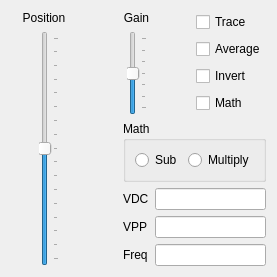
                <widget class="QWidget" name="ch1Tab">
                 <attribute name="title">
                  <string>CH1</string>
                 </attribute>
                 <layout class="QVBoxLayout" name="verticalLayout_94">
                  <item>
                   <layout class="QHBoxLayout" name="horizontalLayout_20">
                    <item>
                     <layout class="QVBoxLayout" name="verticalLayout_8">
                      <item>
                       <widget class="QLabel" name="label_9">
                        <property name="text">
                         <string>Position</string>
                        </property>
                        <property name="scaledContents">
                         <bool>true</bool>
                        </property>
                        <property name="alignment">
                         <set>Qt::AlignmentFlag::AlignCenter</set>
                        </property>
                        <property name="wordWrap">
                         <bool>true</bool>
                        </property>
                       </widget>
                      </item>
                      <item>
                       <layout class="QHBoxLayout" name="horizontalLayout_9">
                        <item>
                         <spacer name="horizontalSpacer_17">
                          <property name="orientation">
                           <enum>Qt::Orientation::Horizontal</enum>
                          </property>
                          <property name="sizeHint" stdset="0">
                           <size>
                            <width>28</width>
                            <height>20</height>
                           </size>
                          </property>
                         </spacer>
                        </item>
                        <item>
                         <widget class="QSlider" name="ch1PositionSlider">
                          <property name="minimum">
                           <number>-128</number>
                          </property>
                          <property name="maximum">
                           <number>127</number>
                          </property>
                          <property name="singleStep">
                           <number>16</number>
                          </property>
                          <property name="pageStep">
                           <number>16</number>
                          </property>
                          <property name="value">
                           <number>0</number>
                          </property>
                          <property name="sliderPosition">
                           <number>0</number>
                          </property>
                          <property name="orientation">
                           <enum>Qt::Orientation::Vertical</enum>
                          </property>
                          <property name="invertedAppearance">
                           <bool>false</bool>
                          </property>
                          <property name="invertedControls">
                           <bool>false</bool>
                          </property>
                          <property name="tickPosition">
                           <enum>QSlider::TickPosition::TicksBelow</enum>
                          </property>
                          <property name="tickInterval">
                           <number>16</number>
                          </property>
                         </widget>
                        </item>
                        <item>
                         <spacer name="horizontalSpacer_16">
                          <property name="orientation">
                           <enum>Qt::Orientation::Horizontal</enum>
                          </property>
                          <property name="sizeHint" stdset="0">
                           <size>
                            <width>18</width>
                            <height>20</height>
                           </size>
                          </property>
                         </spacer>
                        </item>
                       </layout>
                      </item>
                     </layout>
                    </item>
                    <item>
                     <layout class="QVBoxLayout" name="verticalLayout_11">
                      <item>
                       <layout class="QHBoxLayout" name="horizontalLayout_8">
                        <item>
                         <layout class="QVBoxLayout" name="verticalLayout_9">
                          <item>
                           <widget class="QLabel" name="label_10">
                            <property name="text">
                             <string>Gain</string>
                            </property>
                            <property name="scaledContents">
                             <bool>true</bool>
                            </property>
                            <property name="alignment">
                             <set>Qt::AlignmentFlag::AlignCenter</set>
                            </property>
                            <property name="wordWrap">
                             <bool>true</bool>
                            </property>
                           </widget>
                          </item>
                          <item>
                           <layout class="QHBoxLayout" name="horizontalLayout_96">
                            <item>
                             <spacer name="horizontalSpacer_18">
                              <property name="orientation">
                               <enum>Qt::Orientation::Horizontal</enum>
                              </property>
                              <property name="sizeHint" stdset="0">
                               <size>
                                <width>28</width>
                                <height>20</height>
                               </size>
                              </property>
                             </spacer>
                            </item>
                            <item>
                             <widget class="QSlider" name="ch1GainSlider">
                              <property name="maximum">
                               <number>6</number>
                              </property>
                              <property name="singleStep">
                               <number>1</number>
                              </property>
                              <property name="pageStep">
                               <number>1</number>
                              </property>
                              <property name="value">
                               <number>3</number>
                              </property>
                              <property name="sliderPosition">
                               <number>3</number>
                              </property>
                              <property name="orientation">
                               <enum>Qt::Orientation::Vertical</enum>
                              </property>
                              <property name="tickPosition">
                               <enum>QSlider::TickPosition::TicksBelow</enum>
                              </property>
                              <property name="tickInterval">
                               <number>1</number>
                              </property>
                             </widget>
                            </item>
                            <item>
                             <spacer name="horizontalSpacer_19">
                              <property name="orientation">
                               <enum>Qt::Orientation::Horizontal</enum>
                              </property>
                              <property name="sizeHint" stdset="0">
                               <size>
                                <width>18</width>
                                <height>20</height>
                               </size>
                              </property>
                             </spacer>
                            </item>
                           </layout>
                          </item>
                         </layout>
                        </item>
                        <item>
                         <layout class="QVBoxLayout" name="verticalLayout_7">
                          <item>
                           <widget class="QCheckBox" name="checkBoxCH1Trace">
                            <property name="toolTip">
                             <string>Display CH1 trace</string>
                            </property>
                            <property name="text">
                             <string>Trace</string>
                            </property>
                           </widget>
                          </item>
                          <item>
                           <widget class="QCheckBox" name="checkBoxCH1Average">
                            <property name="toolTip">
                             <string>The channel samples will be averaged to reduce aliasing</string>
                            </property>
                            <property name="text">
                             <string>Average</string>
                            </property>
                           </widget>
                          </item>
                          <item>
                           <widget class="QCheckBox" name="checkBoxCH1Invert">
                            <property name="toolTip">
                             <string>The channel will be inverted. The displayed waveform and channel math will be affected.</string>
                            </property>
                            <property name="text">
                             <string>Invert</string>
                            </property>
                           </widget>
                          </item>
                          <item>
                           <widget class="QCheckBox" name="checkBoxCH1Math">
                            <property name="toolTip">
                             <string>The channel math will be enabled</string>
                            </property>
                            <property name="text">
                             <string>Math</string>
                            </property>
                           </widget>
                          </item>
                         </layout>
                        </item>
                       </layout>
                      </item>
                      <item>
                       <layout class="QHBoxLayout" name="horizontalLayout">
                        <item>
                         <spacer name="horizontalSpacer_15">
                          <property name="orientation">
                           <enum>Qt::Orientation::Horizontal</enum>
                          </property>
                          <property name="sizeHint" stdset="0">
                           <size>
                            <width>40</width>
                            <height>20</height>
                           </size>
                          </property>
                         </spacer>
                        </item>
                        <item>
                         <layout class="QVBoxLayout" name="verticalLayout_10">
                          <item>
                           <widget class="QGroupBox" name="mathBox">
                            <property name="title">
                             <string>Math</string>
                            </property>
                            <layout class="QVBoxLayout" name="verticalLayout_4">
                             <item>
                              <layout class="QHBoxLayout" name="horizontalLayout_5">
                               <item>
                                <widget class="QRadioButton" name="radioButtonCH1Sub">
                                 <property name="toolTip">
                                  <string>The channel trace will be replaced with CH1-CH2</string>
                                 </property>
                                 <property name="text">
                                  <string>Sub</string>
                                 </property>
                                </widget>
                               </item>
                               <item>
                                <widget class="QRadioButton" name="radioButtonCH1Multiply">
                                 <property name="toolTip">
                                  <string>The channel trace will be replaced with CH1xCH2</string>
                                 </property>
                                 <property name="text">
                                  <string>Multiply</string>
                                 </property>
                                </widget>
                               </item>
                              </layout>
                             </item>
                            </layout>
                           </widget>
                          </item>
                          <item>
                           <layout class="QHBoxLayout" name="horizontalLayout_6">
                            <item>
                             <layout class="QVBoxLayout" name="verticalLayout_5">
                              <item>
                               <widget class="QLabel" name="label_5">
                                <property name="text">
                                 <string>VDC</string>
                                </property>
                               </widget>
                              </item>
                              <item>
                               <widget class="QLabel" name="label_6">
                                <property name="text">
                                 <string>VPP</string>
                                </property>
                               </widget>
                              </item>
                              <item>
                               <widget class="QLabel" name="label_7">
                                <property name="text">
                                 <string>Freq</string>
                                </property>
                               </widget>
                              </item>
                             </layout>
                            </item>
                            <item>
                             <layout class="QVBoxLayout" name="verticalLayout_6">
                              <item>
                               <widget class="QLineEdit" name="vdcTextBox"/>
                              </item>
                              <item>
                               <widget class="QLineEdit" name="vppTextBox"/>
                              </item>
                              <item>
                               <widget class="QLineEdit" name="freqTextBox"/>
                              </item>
                             </layout>
                            </item>
                           </layout>
                          </item>
                         </layout>
                        </item>
                       </layout>
                      </item>
                     </layout>
                    </item>
                   </layout>
                  </item>
                 </layout>
                </widget>
